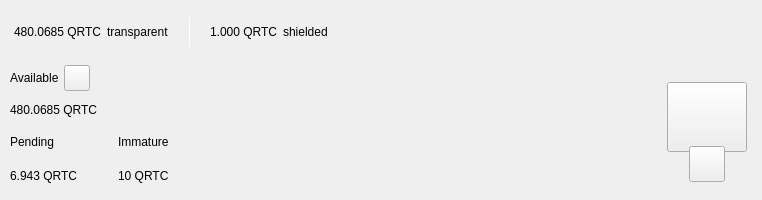
<?xml version="1.0" encoding="UTF-8"?>
<ui version="4.0">
 <class>TopBar</class>
 <widget class="QWidget" name="TopBar">
  <property name="geometry">
   <rect>
    <x>0</x>
    <y>0</y>
    <width>734</width>
    <height>200</height>
   </rect>
  </property>
  <property name="minimumSize">
   <size>
    <width>0</width>
    <height>200</height>
   </size>
  </property>
  <property name="maximumSize">
   <size>
    <width>16777215</width>
    <height>200</height>
   </size>
  </property>
  <property name="windowTitle">
   <string>Form</string>
  </property>
  <layout class="QVBoxLayout" name="verticalLayout_10" stretch="0">
   <property name="spacing">
    <number>0</number>
   </property>
   <property name="leftMargin">
    <number>0</number>
   </property>
   <property name="topMargin">
    <number>0</number>
   </property>
   <property name="rightMargin">
    <number>0</number>
   </property>
   <property name="bottomMargin">
    <number>0</number>
   </property>
   <item>
    <widget class="PFBorderImage" name="containerTop">
     <layout class="QVBoxLayout" name="verticalLayout_11">
      <property name="spacing">
       <number>0</number>
      </property>
      <property name="leftMargin">
       <number>0</number>
      </property>
      <property name="topMargin">
       <number>0</number>
      </property>
      <property name="rightMargin">
       <number>0</number>
      </property>
      <property name="bottomMargin">
       <number>0</number>
      </property>
      <item>
       <widget class="QWidget" name="top_container_2" native="true">
        <property name="minimumSize">
         <size>
          <width>0</width>
          <height>65</height>
         </size>
        </property>
        <layout class="QHBoxLayout" name="top_container">
         <property name="spacing">
          <number>0</number>
         </property>
         <property name="leftMargin">
          <number>14</number>
         </property>
         <property name="topMargin">
          <number>0</number>
         </property>
         <property name="rightMargin">
          <number>14</number>
         </property>
         <property name="bottomMargin">
          <number>0</number>
         </property>
         <item alignment="Qt::AlignVCenter">
          <widget class="QWidget" name="widgetTopAmount" native="true">
           <property name="sizePolicy">
            <sizepolicy hsizetype="Preferred" vsizetype="Maximum">
             <horstretch>0</horstretch>
             <verstretch>0</verstretch>
            </sizepolicy>
           </property>
           <layout class="QHBoxLayout" name="horizontalLayout_5">
            <property name="spacing">
             <number>5</number>
            </property>
            <property name="leftMargin">
             <number>0</number>
            </property>
            <property name="topMargin">
             <number>0</number>
            </property>
            <property name="rightMargin">
             <number>0</number>
            </property>
            <property name="bottomMargin">
             <number>0</number>
            </property>
            <item alignment="Qt::AlignTop">
             <widget class="QLabel" name="labelAmountTopPiv">
              <property name="minimumSize">
               <size>
                <width>0</width>
                <height>36</height>
               </size>
              </property>
              <property name="styleSheet">
               <string notr="true">padding:0px;margin:0px;</string>
              </property>
              <property name="text">
               <string notr="true">480.0685 QRTC</string>
              </property>
             </widget>
            </item>
            <item>
             <widget class="QLabel" name="labelTrans">
              <property name="text">
               <string>transparent</string>
              </property>
             </widget>
            </item>
            <item>
             <spacer name="horizontalSpacer_11">
              <property name="orientation">
               <enum>Qt::Horizontal</enum>
              </property>
              <property name="sizeType">
               <enum>QSizePolicy::Fixed</enum>
              </property>
              <property name="sizeHint" stdset="0">
               <size>
                <width>15</width>
                <height>20</height>
               </size>
              </property>
             </spacer>
            </item>
            <item alignment="Qt::AlignVCenter">
             <widget class="QLabel" name="typeSpacerTop">
              <property name="minimumSize">
               <size>
                <width>1</width>
                <height>30</height>
               </size>
              </property>
              <property name="maximumSize">
               <size>
                <width>1</width>
                <height>30</height>
               </size>
              </property>
              <property name="styleSheet">
               <string notr="true">background-color:white;
padding:0px;
border:none;</string>
              </property>
              <property name="text">
               <string/>
              </property>
             </widget>
            </item>
            <item>
             <spacer name="horizontalSpacer_12">
              <property name="orientation">
               <enum>Qt::Horizontal</enum>
              </property>
              <property name="sizeType">
               <enum>QSizePolicy::Fixed</enum>
              </property>
              <property name="sizeHint" stdset="0">
               <size>
                <width>15</width>
                <height>20</height>
               </size>
              </property>
             </spacer>
            </item>
            <item alignment="Qt::AlignTop">
             <widget class="QLabel" name="labelAmountTopShieldedPiv">
              <property name="minimumSize">
               <size>
                <width>0</width>
                <height>36</height>
               </size>
              </property>
              <property name="text">
               <string notr="true">1.000 QRTC</string>
              </property>
             </widget>
            </item>
            <item>
             <widget class="QLabel" name="labelShield">
              <property name="text">
               <string>shielded</string>
              </property>
             </widget>
            </item>
           </layout>
          </widget>
         </item>
         <item>
          <spacer name="horizontalSpacer">
           <property name="orientation">
            <enum>Qt::Horizontal</enum>
           </property>
           <property name="sizeHint" stdset="0">
            <size>
             <width>40</width>
             <height>20</height>
            </size>
           </property>
          </spacer>
         </item>
         <item>
          <layout class="QHBoxLayout" name="horizontalLayout_4">
           <property name="spacing">
            <number>12</number>
           </property>
           <property name="rightMargin">
            <number>0</number>
           </property>
           <item alignment="Qt::AlignRight">
            <widget class="QWidget" name="layoutSync" native="true">
             <property name="minimumSize">
              <size>
               <width>0</width>
               <height>36</height>
              </size>
             </property>
             <property name="maximumSize">
              <size>
               <width>16777215</width>
               <height>36</height>
              </size>
             </property>
             <layout class="QVBoxLayout" name="verticalLayout_9">
              <property name="leftMargin">
               <number>0</number>
              </property>
              <property name="topMargin">
               <number>0</number>
              </property>
              <property name="rightMargin">
               <number>0</number>
              </property>
              <property name="bottomMargin">
               <number>0</number>
              </property>
              <item>
               <widget class="ExpandableButton" name="pushButtonSync" native="true">
                <property name="minimumSize">
                 <size>
                  <width>36</width>
                  <height>36</height>
                 </size>
                </property>
                <property name="maximumSize">
                 <size>
                  <width>16777215</width>
                  <height>36</height>
                 </size>
                </property>
               </widget>
              </item>
             </layout>
            </widget>
           </item>
           <item>
            <widget class="ExpandableButton" name="pushButtonHDUpgrade" native="true">
             <property name="minimumSize">
              <size>
               <width>36</width>
               <height>36</height>
              </size>
             </property>
            </widget>
           </item>
           <item>
            <widget class="ExpandableButton" name="pushButtonStack" native="true">
             <property name="minimumSize">
              <size>
               <width>36</width>
               <height>36</height>
              </size>
             </property>
            </widget>
           </item>
           <item>
            <widget class="ExpandableButton" name="pushButtonColdStaking" native="true">
             <property name="minimumSize">
              <size>
               <width>36</width>
               <height>36</height>
              </size>
             </property>
            </widget>
           </item>
           <item>
            <widget class="ExpandableButton" name="pushButtonConnection" native="true">
             <property name="minimumSize">
              <size>
               <width>36</width>
               <height>36</height>
              </size>
             </property>
            </widget>
           </item>
           <item>
            <widget class="ExpandableButton" name="pushButtonTor" native="true">
             <property name="minimumSize">
              <size>
               <width>36</width>
               <height>36</height>
              </size>
             </property>
            </widget>
           </item>
           <item>
            <widget class="ExpandableButton" name="pushButtonLock" native="true">
             <property name="sizePolicy">
              <sizepolicy hsizetype="Expanding" vsizetype="Expanding">
               <horstretch>0</horstretch>
               <verstretch>0</verstretch>
              </sizepolicy>
             </property>
             <property name="minimumSize">
              <size>
               <width>36</width>
               <height>0</height>
              </size>
             </property>
            </widget>
           </item>
           <item>
            <widget class="ExpandableButton" name="pushButtonTheme" native="true">
             <property name="minimumSize">
              <size>
               <width>36</width>
               <height>36</height>
              </size>
             </property>
             <property name="maximumSize">
              <size>
               <width>16777215</width>
               <height>36</height>
              </size>
             </property>
            </widget>
           </item>
           <item>
            <widget class="ExpandableButton" name="pushButtonFAQ" native="true">
             <property name="minimumSize">
              <size>
               <width>36</width>
               <height>36</height>
              </size>
             </property>
            </widget>
           </item>
          </layout>
         </item>
        </layout>
       </widget>
      </item>
      <item>
       <widget class="QWidget" name="bottom_container" native="true">
        <property name="minimumSize">
         <size>
          <width>0</width>
          <height>135</height>
         </size>
        </property>
        <layout class="QHBoxLayout" name="botton_container">
         <property name="leftMargin">
          <number>10</number>
         </property>
         <property name="topMargin">
          <number>0</number>
         </property>
         <property name="rightMargin">
          <number>10</number>
         </property>
         <property name="bottomMargin">
          <number>10</number>
         </property>
         <item>
          <layout class="QVBoxLayout" name="verticalLayout_7">
           <property name="spacing">
            <number>0</number>
           </property>
           <property name="leftMargin">
            <number>0</number>
           </property>
           <property name="rightMargin">
            <number>30</number>
           </property>
           <item>
            <layout class="QVBoxLayout" name="verticalLayout_2">
             <item>
              <layout class="QHBoxLayout" name="horizontalLayoutContainerAvailable">
               <property name="spacing">
                <number>5</number>
               </property>
               <item>
                <widget class="QLabel" name="labelTitle1">
                 <property name="text">
                  <string>Available</string>
                 </property>
                </widget>
               </item>
               <item>
                <widget class="QPushButton" name="pushButtonBalanceInfo">
                 <property name="minimumSize">
                  <size>
                   <width>26</width>
                   <height>26</height>
                  </size>
                 </property>
                 <property name="maximumSize">
                  <size>
                   <width>26</width>
                   <height>26</height>
                  </size>
                 </property>
                 <property name="mouseTracking">
                  <bool>true</bool>
                 </property>
                 <property name="focusPolicy">
                  <enum>Qt::NoFocus</enum>
                 </property>
                 <property name="text">
                  <string notr="true"/>
                 </property>
                 <property name="iconSize">
                  <size>
                   <width>24</width>
                   <height>24</height>
                  </size>
                 </property>
                 <property name="shortcut">
                  <string notr="true"/>
                 </property>
                </widget>
               </item>
               <item>
                <spacer name="horizontalSpacer_4">
                 <property name="orientation">
                  <enum>Qt::Horizontal</enum>
                 </property>
                 <property name="sizeType">
                  <enum>QSizePolicy::MinimumExpanding</enum>
                 </property>
                 <property name="sizeHint" stdset="0">
                  <size>
                   <width>20</width>
                   <height>20</height>
                  </size>
                 </property>
                </spacer>
               </item>
              </layout>
             </item>
             <item>
              <widget class="QLabel" name="labelAmountPiv">
               <property name="text">
                <string notr="true">480.0685 QRTC</string>
               </property>
              </widget>
             </item>
            </layout>
           </item>
           <item>
            <widget class="QWidget" name="container_imm_pend" native="true">
             <layout class="QHBoxLayout" name="horizontalLayout_2">
              <property name="spacing">
               <number>0</number>
              </property>
              <property name="leftMargin">
               <number>0</number>
              </property>
              <property name="topMargin">
               <number>0</number>
              </property>
              <property name="rightMargin">
               <number>0</number>
              </property>
              <property name="bottomMargin">
               <number>0</number>
              </property>
              <item alignment="Qt::AlignLeft">
               <widget class="QWidget" name="container_pending" native="true">
                <property name="sizePolicy">
                 <sizepolicy hsizetype="Minimum" vsizetype="Preferred">
                  <horstretch>0</horstretch>
                  <verstretch>0</verstretch>
                 </sizepolicy>
                </property>
                <layout class="QVBoxLayout" name="verticalLayout_3">
                 <property name="leftMargin">
                  <number>0</number>
                 </property>
                 <property name="topMargin">
                  <number>0</number>
                 </property>
                 <property name="rightMargin">
                  <number>0</number>
                 </property>
                 <property name="bottomMargin">
                  <number>0</number>
                 </property>
                 <item>
                  <widget class="QLabel" name="labelTitle3">
                   <property name="text">
                    <string>Pending</string>
                   </property>
                  </widget>
                 </item>
                 <item>
                  <widget class="QLabel" name="labelPendingPiv">
                   <property name="text">
                    <string notr="true">6.943 QRTC</string>
                   </property>
                  </widget>
                 </item>
                </layout>
               </widget>
              </item>
              <item>
               <spacer name="horizontalSpacer_3">
                <property name="orientation">
                 <enum>Qt::Horizontal</enum>
                </property>
                <property name="sizeType">
                 <enum>QSizePolicy::Fixed</enum>
                </property>
                <property name="sizeHint" stdset="0">
                 <size>
                  <width>40</width>
                  <height>20</height>
                 </size>
                </property>
               </spacer>
              </item>
              <item alignment="Qt::AlignLeft">
               <widget class="QWidget" name="container_immature" native="true">
                <property name="sizePolicy">
                 <sizepolicy hsizetype="Minimum" vsizetype="Preferred">
                  <horstretch>0</horstretch>
                  <verstretch>0</verstretch>
                 </sizepolicy>
                </property>
                <layout class="QVBoxLayout" name="verticalLayout_4">
                 <property name="leftMargin">
                  <number>0</number>
                 </property>
                 <property name="topMargin">
                  <number>0</number>
                 </property>
                 <property name="rightMargin">
                  <number>0</number>
                 </property>
                 <property name="bottomMargin">
                  <number>0</number>
                 </property>
                 <item>
                  <widget class="QLabel" name="labelTitle4">
                   <property name="text">
                    <string>Immature</string>
                   </property>
                  </widget>
                 </item>
                 <item>
                  <widget class="QLabel" name="labelImmaturePiv">
                   <property name="text">
                    <string notr="true">10 QRTC</string>
                   </property>
                  </widget>
                 </item>
                </layout>
               </widget>
              </item>
              <item>
               <spacer name="horizontalSpacer_5">
                <property name="orientation">
                 <enum>Qt::Horizontal</enum>
                </property>
                <property name="sizeHint" stdset="0">
                 <size>
                  <width>40</width>
                  <height>20</height>
                 </size>
                </property>
               </spacer>
              </item>
             </layout>
            </widget>
           </item>
          </layout>
         </item>
         <item>
          <spacer name="horizontalSpacer_2">
           <property name="orientation">
            <enum>Qt::Horizontal</enum>
           </property>
           <property name="sizeHint" stdset="0">
            <size>
             <width>40</width>
             <height>20</height>
            </size>
           </property>
          </spacer>
         </item>
         <item alignment="Qt::AlignHCenter|Qt::AlignVCenter">
          <widget class="QWidget" name="qrContainer" native="true">
           <property name="sizePolicy">
            <sizepolicy hsizetype="Preferred" vsizetype="Minimum">
             <horstretch>0</horstretch>
             <verstretch>0</verstretch>
            </sizepolicy>
           </property>
           <property name="minimumSize">
            <size>
             <width>90</width>
             <height>110</height>
            </size>
           </property>
           <property name="maximumSize">
            <size>
             <width>90</width>
             <height>110</height>
            </size>
           </property>
           <layout class="QVBoxLayout" name="containerQR">
            <property name="spacing">
             <number>0</number>
            </property>
            <property name="leftMargin">
             <number>5</number>
            </property>
            <property name="topMargin">
             <number>10</number>
            </property>
            <property name="rightMargin">
             <number>5</number>
            </property>
            <property name="bottomMargin">
             <number>0</number>
            </property>
            <item>
             <widget class="QPushButton" name="btnQr">
              <property name="minimumSize">
               <size>
                <width>70</width>
                <height>70</height>
               </size>
              </property>
              <property name="maximumSize">
               <size>
                <width>16777215</width>
                <height>70</height>
               </size>
              </property>
              <property name="focusPolicy">
               <enum>Qt::NoFocus</enum>
              </property>
              <property name="text">
               <string/>
              </property>
              <property name="iconSize">
               <size>
                <width>70</width>
                <height>70</height>
               </size>
              </property>
             </widget>
            </item>
            <item>
             <spacer name="verticalSpacer">
              <property name="orientation">
               <enum>Qt::Vertical</enum>
              </property>
              <property name="sizeType">
               <enum>QSizePolicy::Fixed</enum>
              </property>
              <property name="sizeHint" stdset="0">
               <size>
                <width>20</width>
                <height>20</height>
               </size>
              </property>
             </spacer>
            </item>
            <item alignment="Qt::AlignHCenter|Qt::AlignBottom">
             <widget class="QPushButton" name="pushButtonQR">
              <property name="minimumSize">
               <size>
                <width>36</width>
                <height>36</height>
               </size>
              </property>
              <property name="maximumSize">
               <size>
                <width>36</width>
                <height>36</height>
               </size>
              </property>
              <property name="focusPolicy">
               <enum>Qt::NoFocus</enum>
              </property>
              <property name="text">
               <string/>
              </property>
             </widget>
            </item>
           </layout>
          </widget>
         </item>
        </layout>
       </widget>
      </item>
     </layout>
    </widget>
   </item>
  </layout>
 </widget>
 <customwidgets>
  <customwidget>
   <class>ExpandableButton</class>
   <extends>QWidget</extends>
   <header>qt/quirkyturtcoin/expandablebutton.h</header>
   <container>1</container>
  </customwidget>
  <customwidget>
   <class>PFBorderImage</class>
   <extends>QFrame</extends>
   <header>qt/quirkyturtcoin/pfborderimage.h</header>
   <container>1</container>
  </customwidget>
 </customwidgets>
 <resources/>
 <connections/>
</ui>
